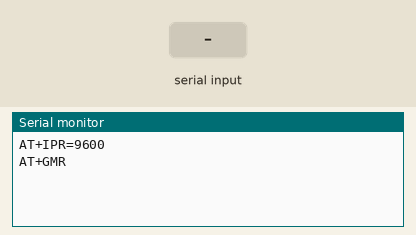
Bench run of a sketch on a simulated Arduino Uno, built with avr-gcc and run on an emulated ATmega328P. Parts: the last lines printed to the serial monitor. The inputs (shaded band) are chosen by the test bench.

Above: at 2.2 s.
2.3 s: "1" received over the second serial link
At 2.8 s:
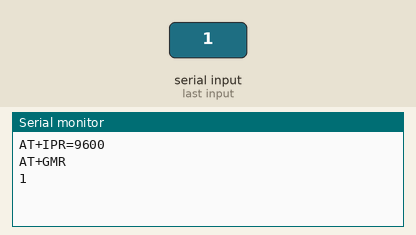
3.8 s: "0" received over the second serial link
At 5.2 s:
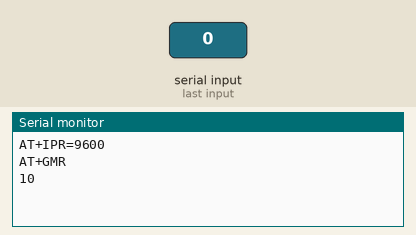

Measured:
- after the input at 2.3 s, the serial monitor: prints a new line at once (image 1)
- after the input at 3.8 s, the serial monitor: prints a new line at once (image 2)

The sketch:

SerialPassthrough.ino
```cpp
/*
  debugPassthrough sketch

  Some boards, like the Arduino 101, the MKR1000, Zero, or the Micro,
  have one hardware debug port attached to Digital pins 0-1, and a
  separate USB debug port attached to the IDE debug Monitor.
  This means that the "debug passthrough" which is possible with
  the Arduino UNO (commonly used to interact with devices/shields that
  require configuration via debug AT commands) will not work by default.

  This sketch allows you to  emulate the debug passthrough behaviour.
  Any text you type in the IDE debug monitor will be written
  out to the debug port on Digital pins 0 and 1, and vice-versa.

  On the 101, MKR1000, Zero, and Micro, "debug" refers to the USB debug port
  attached to the debug Monitor, and "debug" refers to the hardware
  debug port attached to pins 0 and 1. This sketch will emulate debug passthrough
  using those two debug ports on the boards mentioned above,
  but you can change these names to connect any two debug ports on a board
  that has multiple ports.

   Created 23 May 2016
   by Erik Nyquist
*/

#include <SoftwareSerial.h>
SoftwareSerial debug(7,8); // RX | TX

void setup()
{
  debug.begin(9600);
  Serial.begin(115200);
  Serial.println("AT+IPR=9600");
  debug.write(Serial.read());
  delay(1000);
  Serial.end();

  // Start the software debug for communication with the ESP8266
  Serial.begin(9600);

  debug.println("Ready");
  Serial.println("AT+GMR");
}

void loop()
{
    // listen for communication from the ESP8266 and then write it to the debug monitor
    if ( Serial.available() )   {  debug.write( Serial.read() );  }

    // listen for user input and send it to the ESP8266
    if ( debug.available() )       {  Serial.write( debug.read() );  }
}
```
